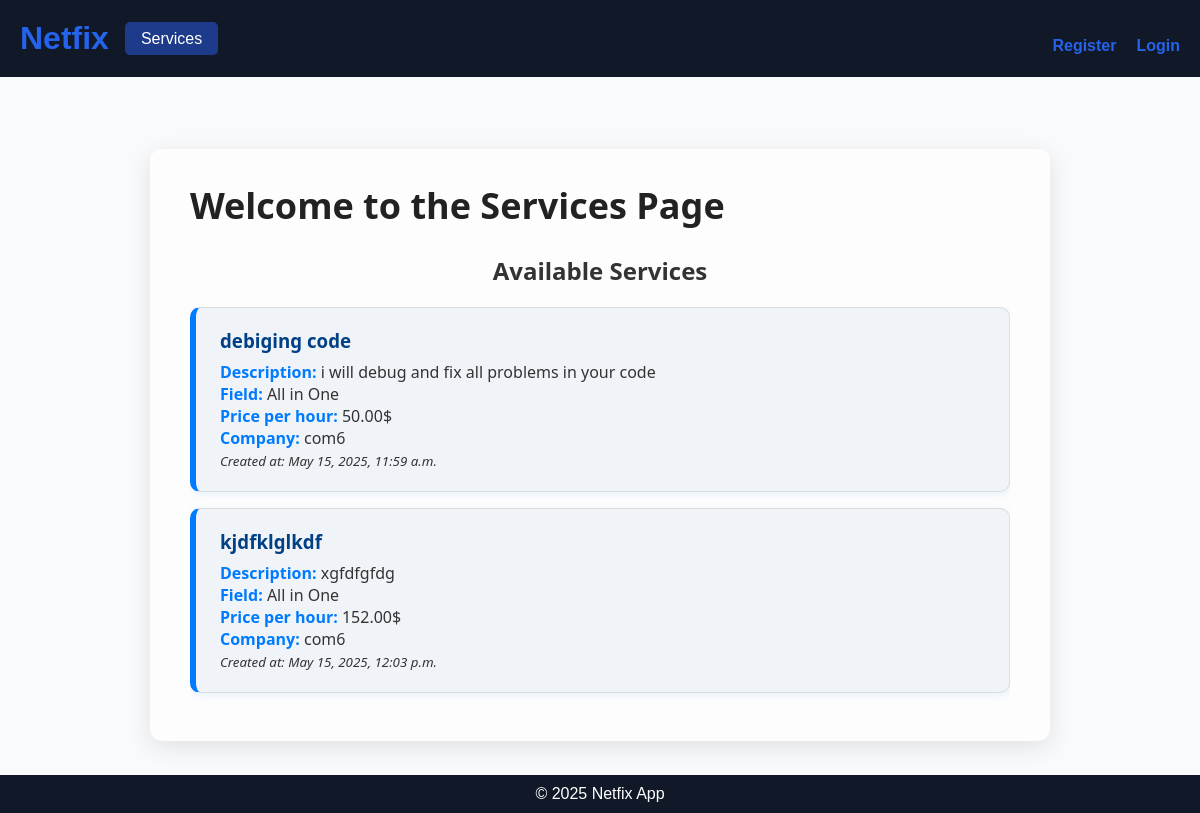
Page /services/ on the committed database.
### services/models.py (models this page shows, shortened)
class Service(models.Model):
    FIELD_CHOICES = [
        ('Air Conditioner', 'Air Conditioner'),
        ('All in One', 'All in One'),
        ('Carpentry', 'Carpentry'),
        ('Electricity', 'Electricity'),
        ('Gardening', 'Gardening'),
        ('Home Machines', 'Home Machines'),
        ('Housekeeping', 'Housekeeping'),
        ('Interior Design', 'Interior Design'),
        ('Locks', 'Locks'),
        ('Painting', 'Painting'),
        ('Plumbing', 'Plumbing'),
        ('Water Heaters', 'Water Heaters'),
    ]
    name = models.CharField(max_length=100)
    description = models.TextField()
    field = models.CharField(max_length=50, choices=FIELD_CHOICES)
    price_per_hour = models.DecimalField(max_digits=8, decimal_places=2)
    created_at = models.DateTimeField(auto_now_add=True)
    company = models.ForeignKey(settings.AUTH_USER_MODEL, on_delete=models.CASCADE)

### users/models.py (models this page shows, shortened)
class CostumUser(AbstractBaseUser,PermissionsMixin):
    username = models.CharField(max_length=125)
    email = models.EmailField(unique=True)
    is_active = models.BooleanField(default=True)
    is_staff = models.BooleanField(default=False)
    is_company = models.BooleanField(default=False)
    is_customer = models.BooleanField(default=False)
    objects = CostumUserManager()
    USERNAME_FIELD = 'email'
    REQUIRED_FIELDS = ['username']

### services/views.py (the view)
# urls.py: path('',views.servives,name='services'),
def servives(request):
    services = Service.objects.select_related('company').all()
    return  render(request,'services/services.html',{'services':services})

### services/templates/services/services.html (shortened to what this page needs)
{% extends 'main/base.html' %}
{% load static %}
{% block content %}
<div class="services-container">
  <div class="services-header">
    <h1>Welcome to the Services Page</h1>
  </div>
  <h2>Available Services</h2>
  <ul class="services-list">
    {% for service in services %}
    <li class="service-item">
        <h3>{{ service.name }}</h3>
        <p><strong>Description:</strong> {{ service.description }}</p>
        <p><strong>Field:</strong> {{ service.get_field_display }}</p>
        <p><strong>Price per hour:</strong> {{ service.price_per_hour }}$</p>
        <p><strong>Company:</strong> {{ service.company.username }}</p>
        <p><small><em>Created at: {{ service.created_at|date:"F j, Y, g:i a" }}</em></small></p>
      </li>
    {% empty %}
      <li>No services available at the moment.</li>
    {% endfor %}
  </ul>
</div>
{% endblock %}

### main/static/main/css/style.css (style rules this page uses)
:root { --primary-color: #1e3a8a; --secondary-color: #3b82f6; --background-color: #f9fafb; --text-color: #1f2937; --link-color: #2563eb; --header-bg-color: #111827; --footer-bg-color: #111827; --white-color: #ffffff; --black-color: #000000; }
* { margin: 0; padding: 0; box-sizing: border-box; }
body { font-family: Arial, sans-serif; background-color: var(--background-color); color: var(--text-color); }

### main/static/main/css/authofication.css (style rules this page uses)
h2 { text-align: center; margin-bottom: 20px; }
ul { margin-top: 15px; padding-left: 20px; list-style-type: none; }

### main/static/main/css/services.css (style rules this page uses)
.services-container { max-width: 900px; margin: 2rem auto; padding: 2rem 2.5rem; background-color: #fdfdfd; border-radius: 12px; box-shadow: 0 6px 24px rgba(0, 0, 0, 0.1); font-family: 'Segoe UI', Tahoma, Geneva, Verdana, sans-serif; color: #333; }
.services-header { display: flex; justify-content: space-between; align-items: center; margin-bottom: 1.5rem; flex-wrap: wrap; }
.services-header h1 { font-size: 2.25rem; margin: 0; color: #222; }
.services-list { list-style-type: none; padding: 0; max-height: 500px; overflow-y: auto; margin-top: 1rem; }
.services-list li { background-color: #f0f4f8; margin-bottom: 1rem; padding: 1.25rem 1.5rem; border-radius: 10px; border-left: 6px solid #007bff; box-shadow: 0 2px 8px rgba(0, 123, 255, 0.1); transition: background-color 0.2s ease; }
.services-list li strong { color: #007bff; }
.service-item { border: 1px solid #ddd; padding: 1rem 1.25rem; margin-bottom: 1rem; border-radius: 8px; background: #f9f9f9; box-shadow: 0 1px 4px rgba(0, 0, 0, 0.05); }
.service-item h3 { margin-top: 0; margin-bottom: 0.5rem; color: #004085; font-weight: 700; }

### rows in the picture
Service: name "debiging code", description "i will debug and fix all problems in your code", field "All in One", price_per_hour "50.00", company.username "com6", created_at "May 15, 2025, 11:59 a.m."
Service: name "kjdfklglkdf", description "xgfdfgfdg", field "All in One", price_per_hour "152.00", company.username "com6", created_at "May 15, 2025, 12:03 p.m."
